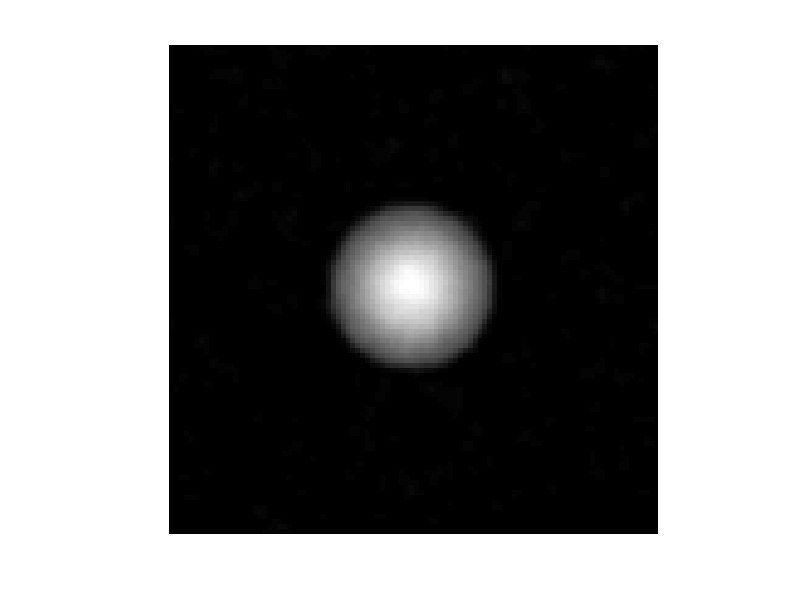
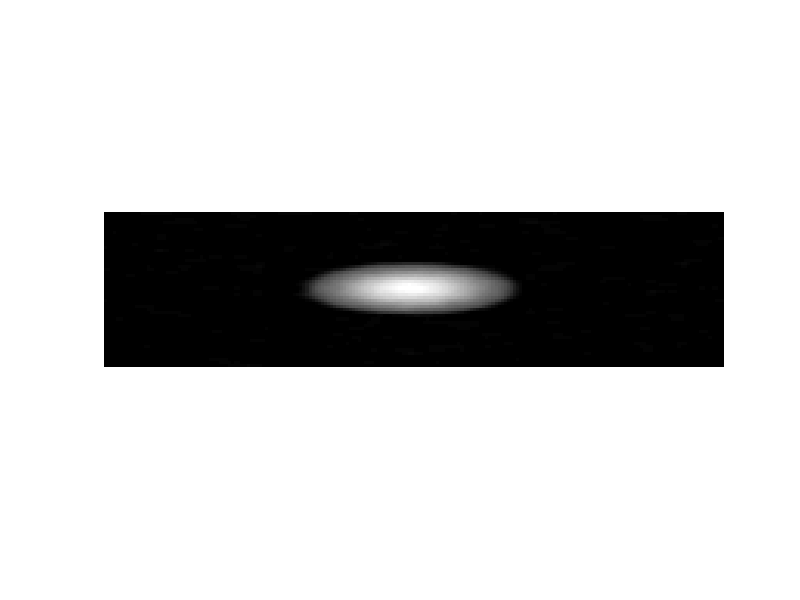
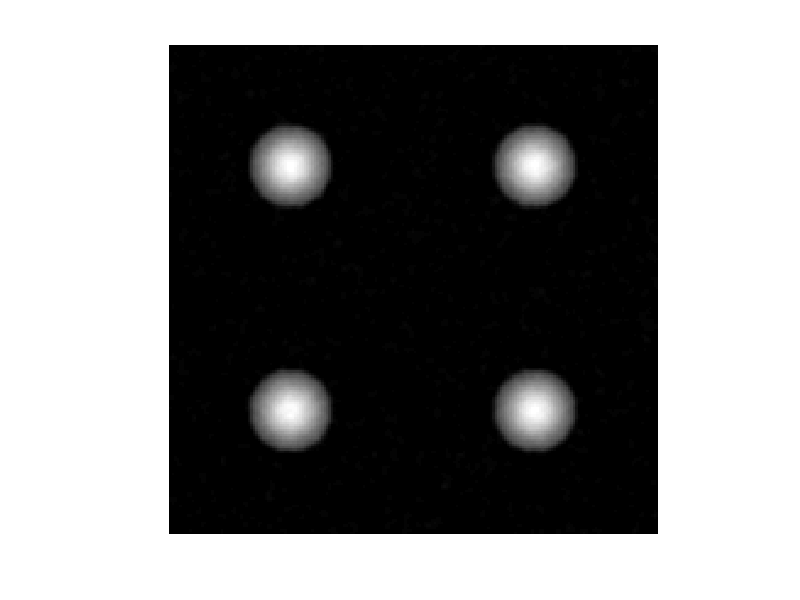
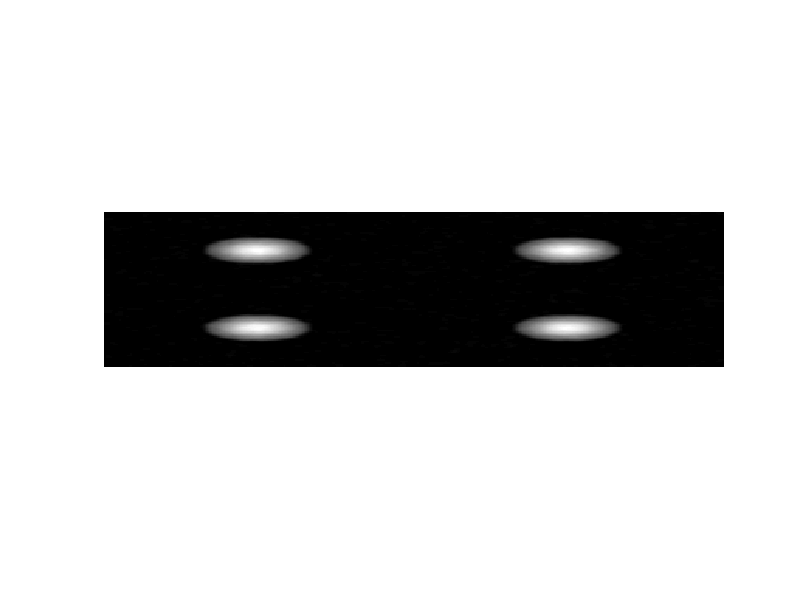

Reproduce these figures in MATLAB, in order.
imSize = 100;                                     % image size n x n
sigma = 10;                                        % gaussian standard deviation in pixels
                                                  % trim off gaussian values smaller than this

X = 1:imSize;                                     % X is a vector from 1 to imSize
X0 = (X/imSize)-0.5;                              % rescale X to -0.5 to 0.5

[Xm, Ym] = meshgrid(X0,X0);                       % 2D squre matrix
                                                                            
s = sigma / imSize;                               % s scaled to fit the image size
trim = s * 1.2;

Gauss = exp(-(((Xm.^2)+(Ym.^2)) ./ (2* s^2)));    % formula for 2D gaussian
                                                  % f(x,y) = A*exp(-((x-x0)^2/2*thetax^2 
                                                  %           + (y-y0)^2/2*thetay^2))
                                                  % Here A=1, x0=y0=0, thetax=thetay=s

Gauss(Gauss < exp(-((((1.2*s)^2)+((1.2*s)^2)) ./ (2* s^2)))) = 0;                          % Trim the values below 0.005
GF = fspecial('gaussian', [5,5], 1) ;             % hsize = (4*sigma+1)x(4*sigma+1)    

GN_1 = randn(imSize,imSize)*sqrt(0.04*0.04);      % Gaussian noise 4%
GN_4 = randn(imSize*2, imSize*2)*sqrt(0.04*0.04);
GN_16= randn(imSize*4, imSize*4)*sqrt(0.04*0.04);

Gauss_1 = Gauss + GN_1;                           % Add noise to Gauss Image
Gauss_4 = repmat(Gauss,2,2) + GN_4;
Gauss_16= repmat(Gauss,4,4) + GN_16;


%-------------------------Original Images without tranlation---------------
% 1. One Gaussian core
Gauss_1 = imfilter(Gauss_1, GF);                  % Image prefiltering
imwrite(Gauss_1, '1_Core.bmp','bmp');
figure
imshow(Gauss_1);
Gauss_1_Streched = imresize(Gauss_1, [100/2 100*2]);
figure
imshow(Gauss_1_Streched);
imwrite(Gauss_1_Streched, '1_Core_Streched.bmp','bmp');

% 2. 4 Gaussian cores
Gauss_4 = imfilter(Gauss_4, GF); 
imwrite(Gauss_4, '4_Core.bmp','bmp');
figure
imshow(Gauss_4);
Gauss_4_Streched = imresize(Gauss_4, [200/2 200*2]);
figure
imshow(Gauss_4_Streched);
imwrite(Gauss_4_Streched, '4_Core_Streched.bmp','bmp');

% 3. 16 Gaussian cores
Gauss_16 = imfilter(Gauss_16, GF); 
imwrite(Gauss_16, '16_Core.bmp', 'bmp');
figure
imshow(Gauss_16);
Gauss_16_Streched = imresize(Gauss_16, [400/2 400*2]);
figure
imshow(Gauss_16_Streched);
imwrite(Gauss_16_Streched, '16_Core_Streched.bmp','bmp');